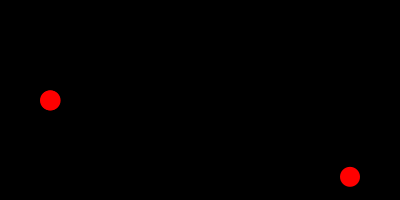
Frame 1 (no input)
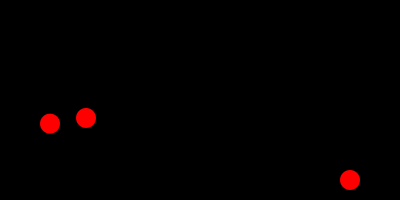
Frame 60 (the mouse pressed at the canvas centre just before this capture)
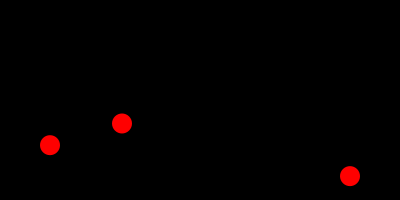
Frame 120 (the mouse held since frame 60 and released just before this capture)

The Processing sketch that drew these frames (run headless with seeded random() and noise(); from frame 60 on, the mouse is pressed at the canvas centre):

// Processing sketch: Ex_3_interpolationfunction_1
// ── Ex_3_interpolationfunction_1.pde
// Coding Art Book
// Yu Zhang + Mathias Funk, 2019

// interpolation between two colored balls 2 

PVector left, right;
void setup() {
  size(400, 200); 
  noStroke(); 
  colorMode(HSB);
  left = new PVector(50, 0, color(0, 255, 255));
  right = new PVector(350, 0, color(0, 255, 255));
}

void draw() {
  background(0);
  // move two balls vertically
  left.y = getBallYPosition(frameCount);
  right.y = getBallYPosition(frameCount - 1000);
  // draw left and right balls
  drawBall(0, 20);
  drawBall(1, 20);
  // calculate current interpolation
  float ip = (frameCount % 500)/500.;
  // reset colors if interpolation is 0
  if (ip == 0) {
    left.z = color(random(0, 160), 255, 255);
    right.z = color(random(120, 255), 255, 255);
  }
  // draw big middle ball
  right.y = getBallYPosition(frameCount - 1000 * ip);
  drawBall(ip, 20);
}

float getBallYPosition(float time) {
  return map(sin(time/200.), -1, 1, 20, height-20);
}

void drawBall(float ip, int size) {
  // interpolate between left and right position
  PVector position = PVector.lerp(left, right, ip);
  // interpolate between left and right color
  fill(lerpColor((color) left.z, (color) right.z, ip));
  // draw middle ball
  ellipse(position.x, position.y, size, size);
}
